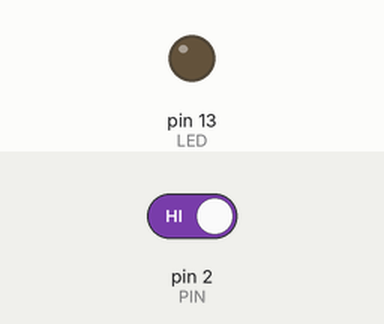
Simulated run of this sketch. Board: Arduino Uno, built with avr-gcc and run on an emulated ATmega328P. Shown: output pins drawn as LEDs (lit = HIGH). The test bench sets the inputs (shaded band); at power-on: pin 2 (PIN) HIGH. Sleep ends after the set time or at an interrupt.

Above: at 1.3 s.
1.4 s: pin 2 (PIN) driven LOW
At 2.2 s:
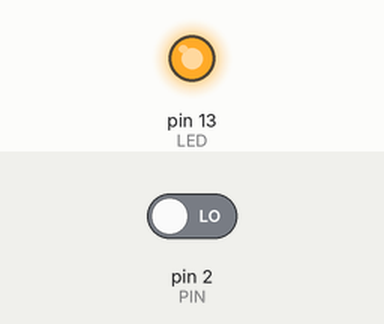
Timing chart, 0 to 4.4 s (numbered marks = the images above; inputs shaded):
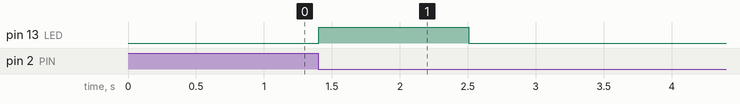

The sketch:

weight.ino
```cpp
#include <avr/sleep.h>

#define PIN 2
#define LED 13

#define SHORT_TIMEOUT 5000
#define LONG_TIMEOUT 1000000


void deepSleep() {
  set_sleep_mode(SLEEP_MODE_PWR_SAVE);

  // Arduino Uno では、以下のコードにより2番ピンの変化を受けてスリープから復帰できる
  attachInterrupt(0, wakeup, FALLING);
  digitalWrite(LED, LOW);
  delay(100);

  sleep_enable();
  sleep_mode();
  sleep_disable();

  detachInterrupt(0);
  digitalWrite(LED, HIGH);
}

void wakeup() {
  delay(100);
}

// 先の状態遷移図に対応する関数
// 新しい信号が来なくなったら、最後に読んだ体重値を return する
unsigned long receive() {
  uint32_t count = 0;
  uint32_t bits = 0;
  uint32_t ret = 0;

  while (true) {
    unsigned long pulse = pulseIn(PIN, HIGH, SHORT_TIMEOUT);
    if (pulse == 0) {
      if (count != 0) {
        /* 信号が 39bit かつ、体重が安定しているときに保存する。
　　　　　　先頭 12 bit は固定で 0b101010110000 = 0xAB8
           安定を示す次の 2ビットが 11 、更に続く 2 bit は常に 0 である。
           よって、体重が安定したとき、信号の先頭 16 bit は 0xAB8C になる。
         */
        if ((count == 39) && (bits >> 16 == 0xAB8C)) {
          // SALUTE 体重計の測定上限は 150kg (1500) までなので、 11bit 取れば十分
          ret = bits & 0x7ff;
        }
        count = 0;
        continue;
      }

      pulse = pulseIn(PIN, HIGH, LONG_TIMEOUT);
      if (pulse == 0) {
        break;
      }
    }

    if (count < 32) {
      unsigned long b = pulse < 750 ? 1 : 0;
      bitWrite(bits, 31 - count, b);
    }
    ++count;
  }

  return ret;
}

void setup() {
  cli();
  pinMode(PIN, INPUT);
  pinMode(LED, OUTPUT);
  Serial.begin(115200);
  sei();

  Serial.println("");
  delay(100);

  digitalWrite(LED, LOW);
}

void loop() {
  uint32_t v;

  do {
    deepSleep();
    delay(100);
  } while ((v = receive()) == 0);
  Serial.println(v/10.0);
  delay(200);
}
```

Measured:
- after the input at 1.4 s, pin 13 (LED): LOW → HIGH at once, → LOW 1.1 s later
